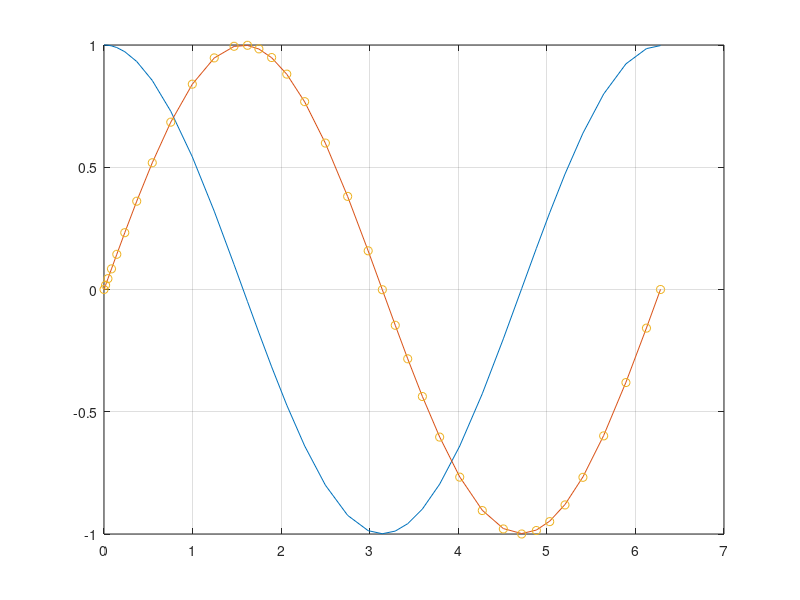

The MATLAB source for this figure:
function ec_diff_2()
    function yp=func(x,y)
        yp=zeros(2,1);
        ydm=-y(2);
        yp(1)=ydm;
        yp(2)=y(1);
    end
x0=0;
xf=2*pi;
y0=[1; 0];
[x y]=ode23(@func,[x0 xf],y0);
z=sin(x);
plot(x,y,x,z,'o');
grid;
end